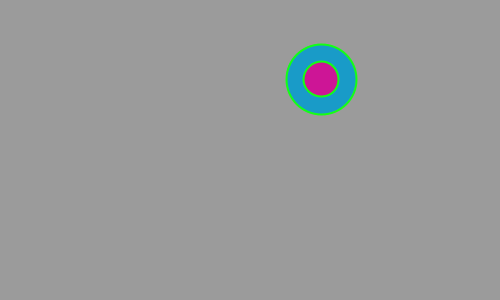
Frame 1 (no input)
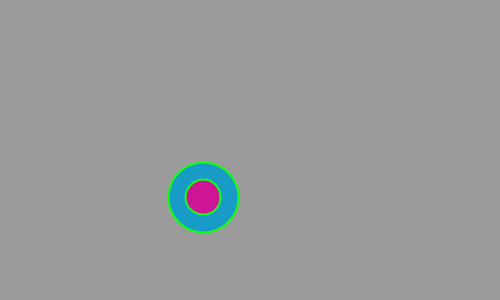
Frame 60 (the mouse pressed at the canvas centre just before this capture)
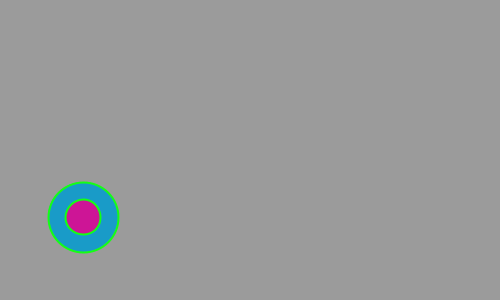
Frame 120 (the mouse held since frame 60 and released just before this capture)

The Processing sketch that drew these frames (run headless with seeded random() and noise(); from frame 60 on, the mouse is pressed at the canvas centre):

// Processing sketch: processing_82405
// ── processing_82405.pde

//alan c Bouncing ball 14/15

ball Bobby;
void setup()
{
  Bobby = new ball();
  size(500,300);
}
 
void draw()
{
  background(155);
  Bobby.move();
  Bobby.bounce();
  Bobby.show();
}
 
class ball
{
  int x, y;
  boolean up, right;
  ball()
  {
    x=int(random(500));
    y=int(random(300));
    up=false;
    right=false;
  }
 
 
  void move()
  {
    if (right == true)
    {
      x+=2;
    }
    else
    {
      x-=2;
    }
    if (up == true)
    {
      y-=2;
    }
    else
    {
      y+=2;
    }
  }
 
  void bounce()
  {
    if (x<35)
    {
      right = true;
    }
    if (x>465)
    {
      right = false;
    }
    if (y<35)
    {
      up = false;
    }
    if (y>265)
    {
      up = true;
    }
  }
 
  void show()
  {
    noStroke();
    fill(25,155,200);
    strokeWeight(2);
    stroke(20,255,20);
    ellipse(x, y, 70, 70);
    fill(205,21,150);
    ellipse(x,y,35,35);
    fill(220,15,156);
    
  }
}
